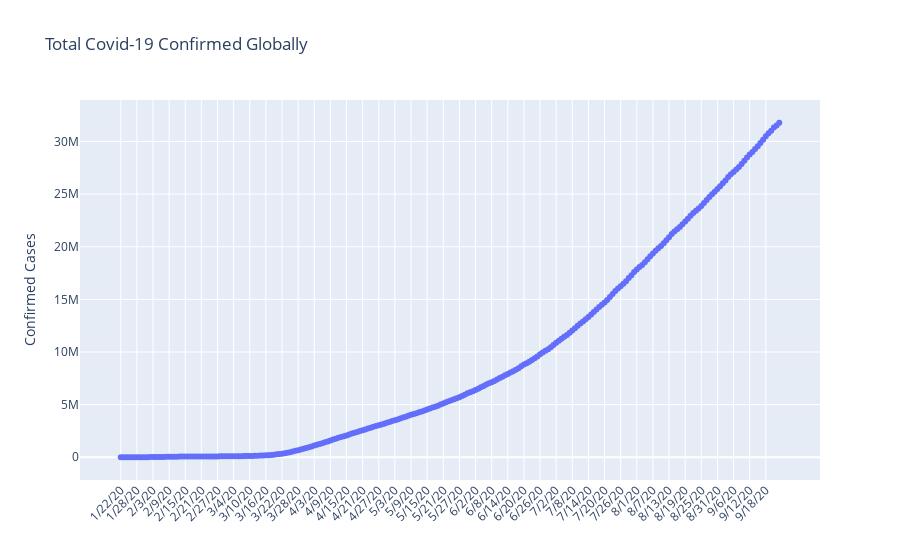

The notebook cell this image was saved under:
### Code cell
# Plot of Global Confirmed Cases
global_plot = go.Figure(data =go.Scatter(x=confirmed_data_summary.index, y= confirmed_data_summary.values, mode='lines+markers'))
global_plot.update_layout(title='Total Covid-19 Confirmed Globally', 
                        yaxis_title='Confirmed Cases', xaxis_tickangle = 315)
global_plot.show()

### Figure 1 — Plotly figure (JSON) as saved in the notebook; plotly's stock layout.template omitted (floating-point values rounded to 4 significant figures; data arrays with more than 128 entries replaced by an {"elided": "..."} marker saying what was removed)
{"data": [{"mode": "lines+markers", "type": "scatter", "x": {"elided": "246 str values"}, "y": {"elided": "246 int values"}}], "layout": {"title": {"text": "Total Covid-19 Confirmed Globally"}, "xaxis": {"tickangle": -45}, "yaxis": {"title": {"text": "Confirmed Cases"}}}}
